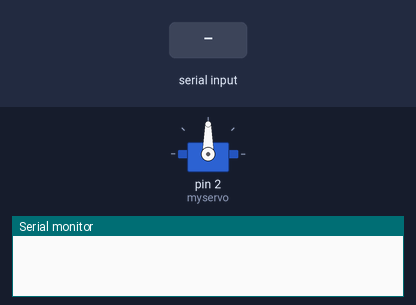
Bench run of a sketch on a simulated Arduino Uno, built with avr-gcc and run on an emulated ATmega328P. Parts: servo, the last lines printed to the serial monitor. Inputs (shaded band) come from the test bench.

Above: at 7.2 s.
7.3 s: "R" received over the second serial link
At 8.9 s:
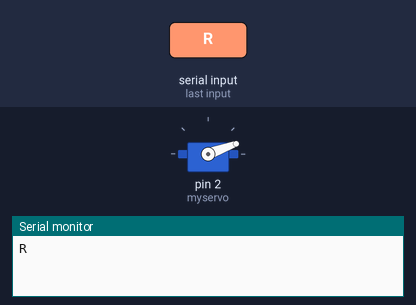
9.7 s: "L" received over the second serial link
At 11.9 s:
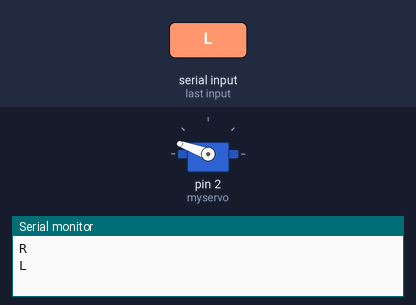
12.2 s: "G" received over the second serial link
At 13.7 s:
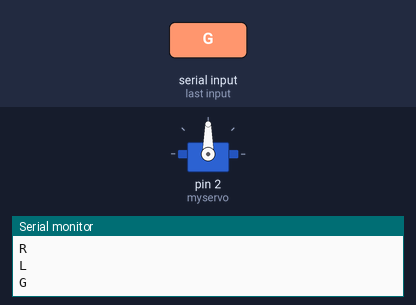
Timing chart, 0 to 15.2 s (numbered marks = the images above; inputs shaded):
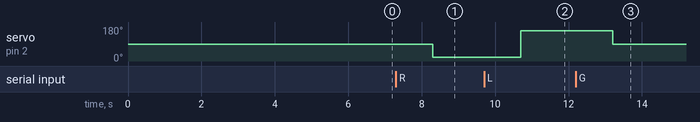

The sketch:

kontrol_servo_pakai_bluetooth.ino
```cpp
#include <Servo.h>
Servo myservo;
#include <SoftwareSerial.h>
SoftwareSerial mySerial(10, 11); // RX, TX


void setup() {
  // Open serial communications and wait for port to open:
  Serial.begin(9600);
  mySerial.begin(9600);
  myservo.attach(2);
  myservo.write(90);
  delay(1000);
  myservo.detach();
  delay(5000);

}

void loop() { // run over and over
  while (mySerial.available() > 0) {
    String data = mySerial.readString();
    Serial.println(data);
    if (data == "R") {
      myservo.attach(2);
      myservo.write(20);
      delay(250);
      myservo.detach();
      delay(500);
    }
    else if (data == "L") {
      myservo.attach(2);
      myservo.write(160);
      delay(500);
      myservo.detach();
      delay(250);
    }
    else if (data == "G") {
      myservo.attach(2);
      myservo.write(90);
      delay(500);
      myservo.detach();
      delay(500);
    }
    else if (data == "F") {
      myservo.attach(2);
      myservo.write(90);
      delay(500);
      myservo.detach();
      delay(500);
    }
  }
}
```

Measured:
- after the input at 7.3 s, servo on pin 2 (myservo): 90° → 20° after 1.0 s
- after the input at 9.7 s, servo on pin 2 (myservo): 20° → 160° after 1.0 s
- after the input at 12.2 s, servo on pin 2 (myservo): 160° → 90° after 1.0 s
